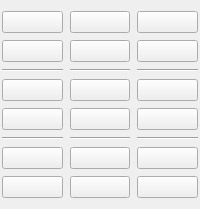
    <widget class="QWidget" name="shootbox" native="true">
     <layout class="QGridLayout" name="shootingBOX">
      <property name="sizeConstraint">
       <enum>QLayout::SetNoConstraint</enum>
      </property>
      <property name="leftMargin">
       <number>2</number>
      </property>
      <property name="rightMargin">
       <number>2</number>
      </property>
      <property name="spacing">
       <number>7</number>
      </property>
      <item row="2" column="2">
       <widget class="Line" name="line_3">
        <property name="orientation">
         <enum>Qt::Horizontal</enum>
        </property>
       </widget>
      </item>
      <item row="2" column="1">
       <widget class="Line" name="line_2">
        <property name="orientation">
         <enum>Qt::Horizontal</enum>
        </property>
       </widget>
      </item>
      <item row="0" column="0">
       <widget class="QPushButton" name="gl0">
        <property name="sizePolicy">
         <sizepolicy hsizetype="Minimum" vsizetype="Preferred">
          <horstretch>0</horstretch>
          <verstretch>0</verstretch>
         </sizepolicy>
        </property>
        <property name="text">
         <string/>
        </property>
        <property name="iconSize">
         <size>
          <width>42</width>
          <height>42</height>
         </size>
        </property>
        <property name="checkable">
         <bool>true</bool>
        </property>
        <property name="checked">
         <bool>false</bool>
        </property>
        <property name="autoRepeat">
         <bool>false</bool>
        </property>
        <property name="autoExclusive">
         <bool>false</bool>
        </property>
        <property name="autoRepeatInterval">
         <number>5</number>
        </property>
        <property name="autoDefault">
         <bool>false</bool>
        </property>
        <property name="default">
         <bool>false</bool>
        </property>
        <property name="flat">
         <bool>false</bool>
        </property>
       </widget>
      </item>
      <item row="0" column="1">
       <widget class="QPushButton" name="gl1">
        <property name="sizePolicy">
         <sizepolicy hsizetype="Minimum" vsizetype="Preferred">
          <horstretch>0</horstretch>
          <verstretch>0</verstretch>
         </sizepolicy>
        </property>
        <property name="text">
         <string/>
        </property>
        <property name="iconSize">
         <size>
          <width>42</width>
          <height>42</height>
         </size>
        </property>
        <property name="checkable">
         <bool>true</bool>
        </property>
        <property name="checked">
         <bool>false</bool>
        </property>
        <property name="autoRepeat">
         <bool>false</bool>
        </property>
        <property name="autoExclusive">
         <bool>false</bool>
        </property>
        <property name="autoRepeatInterval">
         <number>5</number>
        </property>
        <property name="autoDefault">
         <bool>false</bool>
        </property>
        <property name="default">
         <bool>false</bool>
        </property>
        <property name="flat">
         <bool>false</bool>
        </property>
       </widget>
      </item>
      <item row="0" column="2">
       <widget class="QPushButton" name="gl2">
        <property name="sizePolicy">
         <sizepolicy hsizetype="Minimum" vsizetype="Preferred">
          <horstretch>0</horstretch>
          <verstretch>0</verstretch>
         </sizepolicy>
        </property>
        <property name="text">
         <string/>
        </property>
        <property name="iconSize">
         <size>
          <width>42</width>
          <height>42</height>
         </size>
        </property>
        <property name="checkable">
         <bool>true</bool>
        </property>
        <property name="checked">
         <bool>false</bool>
        </property>
        <property name="autoRepeat">
         <bool>false</bool>
        </property>
        <property name="autoExclusive">
         <bool>false</bool>
        </property>
        <property name="autoRepeatInterval">
         <number>5</number>
        </property>
        <property name="autoDefault">
         <bool>false</bool>
        </property>
        <property name="default">
         <bool>false</bool>
        </property>
        <property name="flat">
         <bool>false</bool>
        </property>
       </widget>
      </item>
      <item row="1" column="0">
       <widget class="QPushButton" name="gl3">
        <property name="sizePolicy">
         <sizepolicy hsizetype="Minimum" vsizetype="Preferred">
          <horstretch>0</horstretch>
          <verstretch>0</verstretch>
         </sizepolicy>
        </property>
        <property name="text">
         <string/>
        </property>
        <property name="iconSize">
         <size>
          <width>42</width>
          <height>42</height>
         </size>
        </property>
        <property name="checkable">
         <bool>true</bool>
        </property>
        <property name="checked">
         <bool>false</bool>
        </property>
        <property name="autoRepeat">
         <bool>false</bool>
        </property>
        <property name="autoExclusive">
         <bool>false</bool>
        </property>
        <property name="autoRepeatInterval">
         <number>5</number>
        </property>
        <property name="autoDefault">
         <bool>false</bool>
        </property>
        <property name="default">
         <bool>false</bool>
        </property>
        <property name="flat">
         <bool>false</bool>
        </property>
       </widget>
      </item>
      <item row="1" column="1">
       <widget class="QPushButton" name="gl4">
        <property name="sizePolicy">
         <sizepolicy hsizetype="Minimum" vsizetype="Preferred">
          <horstretch>0</horstretch>
          <verstretch>0</verstretch>
         </sizepolicy>
        </property>
        <property name="text">
         <string/>
        </property>
        <property name="iconSize">
         <size>
          <width>42</width>
          <height>42</height>
         </size>
        </property>
        <property name="checkable">
         <bool>true</bool>
        </property>
        <property name="checked">
         <bool>false</bool>
        </property>
        <property name="autoRepeat">
         <bool>false</bool>
        </property>
        <property name="autoExclusive">
         <bool>false</bool>
        </property>
        <property name="autoRepeatInterval">
         <number>5</number>
        </property>
        <property name="autoDefault">
         <bool>false</bool>
        </property>
        <property name="default">
         <bool>false</bool>
        </property>
        <property name="flat">
         <bool>false</bool>
        </property>
       </widget>
      </item>
      <item row="1" column="2">
       <widget class="QPushButton" name="gl5">
        <property name="sizePolicy">
         <sizepolicy hsizetype="Minimum" vsizetype="Preferred">
          <horstretch>0</horstretch>
          <verstretch>0</verstretch>
         </sizepolicy>
        </property>
        <property name="text">
         <string/>
        </property>
        <property name="iconSize">
         <size>
          <width>42</width>
          <height>42</height>
         </size>
        </property>
        <property name="checkable">
         <bool>true</bool>
        </property>
        <property name="checked">
         <bool>false</bool>
        </property>
        <property name="autoRepeat">
         <bool>false</bool>
        </property>
        <property name="autoExclusive">
         <bool>false</bool>
        </property>
        <property name="autoRepeatInterval">
         <number>5</number>
        </property>
        <property name="autoDefault">
         <bool>false</bool>
        </property>
        <property name="default">
         <bool>false</bool>
        </property>
        <property name="flat">
         <bool>false</bool>
        </property>
       </widget>
      </item>
      <item row="3" column="0">
       <widget class="QPushButton" name="gl6">
        <property name="sizePolicy">
         <sizepolicy hsizetype="Minimum" vsizetype="Preferred">
          <horstretch>0</horstretch>
          <verstretch>0</verstretch>
         </sizepolicy>
        </property>
        <property name="text">
         <string/>
        </property>
        <property name="iconSize">
         <size>
          <width>42</width>
          <height>42</height>
         </size>
        </property>
        <property name="checkable">
         <bool>true</bool>
        </property>
        <property name="checked">
         <bool>false</bool>
        </property>
        <property name="autoRepeat">
         <bool>false</bool>
        </property>
        <property name="autoExclusive">
         <bool>false</bool>
        </property>
        <property name="autoRepeatInterval">
         <number>5</number>
        </property>
        <property name="autoDefault">
         <bool>false</bool>
        </property>
        <property name="default">
         <bool>false</bool>
        </property>
        <property name="flat">
         <bool>false</bool>
        </property>
       </widget>
      </item>
      <item row="3" column="1">
       <widget class="QPushButton" name="gl7">
        <property name="sizePolicy">
         <sizepolicy hsizetype="Minimum" vsizetype="Preferred">
          <horstretch>0</horstretch>
          <verstretch>0</verstretch>
         </sizepolicy>
        </property>
        <property name="text">
         <string/>
        </property>
        <property name="iconSize">
         <size>
          <width>42</width>
          <height>42</height>
         </size>
        </property>
        <property name="checkable">
         <bool>true</bool>
        </property>
        <property name="checked">
         <bool>false</bool>
        </property>
        <property name="autoRepeat">
         <bool>false</bool>
        </property>
        <property name="autoExclusive">
         <bool>false</bool>
        </property>
        <property name="autoRepeatInterval">
         <number>5</number>
        </property>
        <property name="autoDefault">
         <bool>false</bool>
        </property>
        <property name="default">
         <bool>false</bool>
        </property>
        <property name="flat">
         <bool>false</bool>
        </property>
       </widget>
      </item>
      <item row="3" column="2">
       <widget class="QPushButton" name="gl8">
        <property name="sizePolicy">
         <sizepolicy hsizetype="Minimum" vsizetype="Preferred">
          <horstretch>0</horstretch>
          <verstretch>0</verstretch>
         </sizepolicy>
        </property>
        <property name="text">
         <string/>
        </property>
        <property name="iconSize">
         <size>
          <width>42</width>
          <height>42</height>
         </size>
        </property>
        <property name="checkable">
         <bool>true</bool>
        </property>
        <property name="checked">
         <bool>false</bool>
        </property>
        <property name="autoRepeat">
         <bool>false</bool>
        </property>
        <property name="autoExclusive">
         <bool>false</bool>
        </property>
        <property name="autoRepeatInterval">
         <number>5</number>
        </property>
        <property name="autoDefault">
         <bool>false</bool>
        </property>
        <property name="default">
         <bool>false</bool>
        </property>
        <property name="flat">
         <bool>false</bool>
        </property>
       </widget>
      </item>
      <item row="4" column="0">
       <widget class="QPushButton" name="gl9">
        <property name="sizePolicy">
         <sizepolicy hsizetype="Minimum" vsizetype="Preferred">
          <horstretch>0</horstretch>
          <verstretch>0</verstretch>
         </sizepolicy>
        </property>
        <property name="text">
         <string/>
        </property>
        <property name="iconSize">
         <size>
          <width>42</width>
          <height>42</height>
         </size>
        </property>
        <property name="checkable">
         <bool>true</bool>
        </property>
        <property name="checked">
         <bool>false</bool>
        </property>
        <property name="autoRepeat">
         <bool>false</bool>
        </property>
        <property name="autoExclusive">
         <bool>false</bool>
        </property>
        <property name="autoRepeatInterval">
         <number>5</number>
        </property>
        <property name="autoDefault">
         <bool>false</bool>
        </property>
        <property name="default">
         <bool>false</bool>
        </property>
        <property name="flat">
         <bool>false</bool>
        </property>
       </widget>
      </item>
      <item row="4" column="1">
       <widget class="QPushButton" name="gl10">
        <property name="sizePolicy">
         <sizepolicy hsizetype="Minimum" vsizetype="Preferred">
          <horstretch>0</horstretch>
          <verstretch>0</verstretch>
         </sizepolicy>
        </property>
        <property name="text">
         <string/>
        </property>
        <property name="iconSize">
         <size>
          <width>42</width>
          <height>42</height>
         </size>
        </property>
        <property name="checkable">
         <bool>true</bool>
        </property>
        <property name="checked">
         <bool>false</bool>
        </property>
        <property name="autoRepeat">
         <bool>false</bool>
        </property>
        <property name="autoExclusive">
         <bool>false</bool>
        </property>
        <property name="autoRepeatInterval">
         <number>5</number>
        </property>
        <property name="autoDefault">
         <bool>false</bool>
        </property>
        <property name="default">
         <bool>false</bool>
        </property>
        <property name="flat">
         <bool>false</bool>
        </property>
       </widget>
      </item>
      <item row="4" column="2">
       <widget class="QPushButton" name="gl11">
        <property name="sizePolicy">
         <sizepolicy hsizetype="Minimum" vsizetype="Preferred">
          <horstretch>0</horstretch>
          <verstretch>0</verstretch>
         </sizepolicy>
        </property>
        <property name="text">
         <string/>
        </property>
        <property name="iconSize">
         <size>
          <width>42</width>
          <height>42</height>
         </size>
        </property>
        <property name="checkable">
         <bool>true</bool>
        </property>
        <property name="checked">
         <bool>false</bool>
        </property>
        <property name="autoRepeat">
         <bool>false</bool>
        </property>
        <property name="autoExclusive">
         <bool>false</bool>
        </property>
        <property name="autoRepeatInterval">
         <number>5</number>
        </property>
        <property name="autoDefault">
         <bool>false</bool>
        </property>
        <property name="default">
         <bool>false</bool>
        </property>
        <property name="flat">
         <bool>false</bool>
        </property>
       </widget>
      </item>
      <item row="6" column="0">
       <widget class="QPushButton" name="gl12">
        <property name="sizePolicy">
         <sizepolicy hsizetype="Minimum" vsizetype="Preferred">
          <horstretch>0</horstretch>
          <verstretch>0</verstretch>
         </sizepolicy>
        </property>
        <property name="text">
         <string/>
        </property>
        <property name="iconSize">
         <size>
          <width>42</width>
          <height>42</height>
         </size>
        </property>
        <property name="checkable">
         <bool>true</bool>
        </property>
        <property name="checked">
         <bool>false</bool>
        </property>
        <property name="autoRepeat">
         <bool>false</bool>
        </property>
        <property name="autoExclusive">
         <bool>false</bool>
        </property>
        <property name="autoRepeatInterval">
         <number>5</number>
        </property>
        <property name="autoDefault">
         <bool>false</bool>
        </property>
        <property name="default">
         <bool>false</bool>
        </property>
        <property name="flat">
         <bool>false</bool>
        </property>
       </widget>
      </item>
      <item row="6" column="1">
       <widget class="QPushButton" name="gl13">
        <property name="sizePolicy">
         <sizepolicy hsizetype="Minimum" vsizetype="Preferred">
          <horstretch>0</horstretch>
          <verstretch>0</verstretch>
         </sizepolicy>
        </property>
        <property name="text">
         <string/>
        </property>
        <property name="iconSize">
         <size>
          <width>42</width>
          <height>42</height>
         </size>
        </property>
        <property name="checkable">
         <bool>true</bool>
        </property>
        <property name="checked">
         <bool>false</bool>
        </property>
        <property name="autoRepeat">
         <bool>false</bool>
        </property>
        <property name="autoExclusive">
         <bool>false</bool>
        </property>
        <property name="autoRepeatInterval">
         <number>5</number>
        </property>
        <property name="autoDefault">
         <bool>false</bool>
        </property>
        <property name="default">
         <bool>false</bool>
        </property>
        <property name="flat">
         <bool>false</bool>
        </property>
       </widget>
      </item>
      <item row="6" column="2">
       <widget class="QPushButton" name="gl14">
        <property name="sizePolicy">
         <sizepolicy hsizetype="Minimum" vsizetype="Preferred">
          <horstretch>0</horstretch>
          <verstretch>0</verstretch>
         </sizepolicy>
        </property>
        <property name="text">
         <string/>
        </property>
        <property name="iconSize">
         <size>
          <width>42</width>
          <height>42</height>
         </size>
        </property>
        <property name="checkable">
         <bool>true</bool>
        </property>
        <property name="checked">
         <bool>false</bool>
        </property>
        <property name="autoRepeat">
         <bool>false</bool>
        </property>
        <property name="autoExclusive">
         <bool>false</bool>
        </property>
        <property name="autoRepeatInterval">
         <number>5</number>
        </property>
        <property name="autoDefault">
         <bool>false</bool>
        </property>
        <property name="default">
         <bool>false</bool>
        </property>
        <property name="flat">
         <bool>false</bool>
        </property>
       </widget>
      </item>
      <item row="7" column="0">
       <widget class="QPushButton" name="gl15">
        <property name="sizePolicy">
         <sizepolicy hsizetype="Minimum" vsizetype="Preferred">
          <horstretch>0</horstretch>
          <verstretch>0</verstretch>
         </sizepolicy>
        </property>
        <property name="text">
         <string/>
        </property>
        <property name="iconSize">
         <size>
          <width>42</width>
          <height>42</height>
         </size>
        </property>
        <property name="checkable">
         <bool>true</bool>
        </property>
        <property name="checked">
         <bool>false</bool>
        </property>
        <property name="autoRepeat">
         <bool>false</bool>
        </property>
        <property name="autoExclusive">
         <bool>false</bool>
        </property>
        <property name="autoRepeatInterval">
         <number>5</number>
        </property>
        <property name="autoDefault">
         <bool>false</bool>
        </property>
        <property name="default">
         <bool>false</bool>
        </property>
        <property name="flat">
         <bool>false</bool>
        </property>
       </widget>
      </item>
      <item row="7" column="1">
       <widget class="QPushButton" name="gl16">
        <property name="sizePolicy">
         <sizepolicy hsizetype="Minimum" vsizetype="Preferred">
          <horstretch>0</horstretch>
          <verstretch>0</verstretch>
         </sizepolicy>
        </property>
        <property name="text">
         <string/>
        </property>
        <property name="iconSize">
         <size>
          <width>42</width>
          <height>42</height>
         </size>
        </property>
        <property name="checkable">
         <bool>true</bool>
        </property>
        <property name="checked">
         <bool>false</bool>
        </property>
        <property name="autoRepeat">
         <bool>false</bool>
        </property>
        <property name="autoExclusive">
         <bool>false</bool>
        </property>
        <property name="autoRepeatInterval">
         <number>5</number>
        </property>
        <property name="autoDefault">
         <bool>false</bool>
        </property>
        <property name="default">
         <bool>false</bool>
        </property>
        <property name="flat">
         <bool>false</bool>
        </property>
       </widget>
      </item>
      <item row="7" column="2">
       <widget class="QPushButton" name="gl17">
        <property name="sizePolicy">
         <sizepolicy hsizetype="Minimum" vsizetype="Preferred">
          <horstretch>0</horstretch>
          <verstretch>0</verstretch>
         </sizepolicy>
        </property>
        <property name="text">
         <string/>
        </property>
        <property name="iconSize">
         <size>
          <width>42</width>
          <height>42</height>
         </size>
        </property>
        <property name="checkable">
         <bool>true</bool>
        </property>
        <property name="checked">
         <bool>false</bool>
        </property>
        <property name="autoRepeat">
         <bool>false</bool>
        </property>
        <property name="autoExclusive">
         <bool>false</bool>
        </property>
        <property name="autoRepeatInterval">
         <number>5</number>
        </property>
        <property name="autoDefault">
         <bool>false</bool>
        </property>
        <property name="default">
         <bool>false</bool>
        </property>
        <property name="flat">
         <bool>false</bool>
        </property>
       </widget>
      </item>
      <item row="2" column="0">
       <widget class="Line" name="line">
        <property name="orientation">
         <enum>Qt::Horizontal</enum>
        </property>
       </widget>
      </item>
      <item row="5" column="0">
       <widget class="Line" name="line_4">
        <property name="orientation">
         <enum>Qt::Horizontal</enum>
        </property>
       </widget>
      </item>
      <item row="5" column="1">
       <widget class="Line" name="line_5">
        <property name="orientation">
         <enum>Qt::Horizontal</enum>
        </property>
       </widget>
      </item>
      <item row="5" column="2">
       <widget class="Line" name="line_6">
        <property name="orientation">
         <enum>Qt::Horizontal</enum>
        </property>
       </widget>
      </item>
     </layout>
    </widget>
